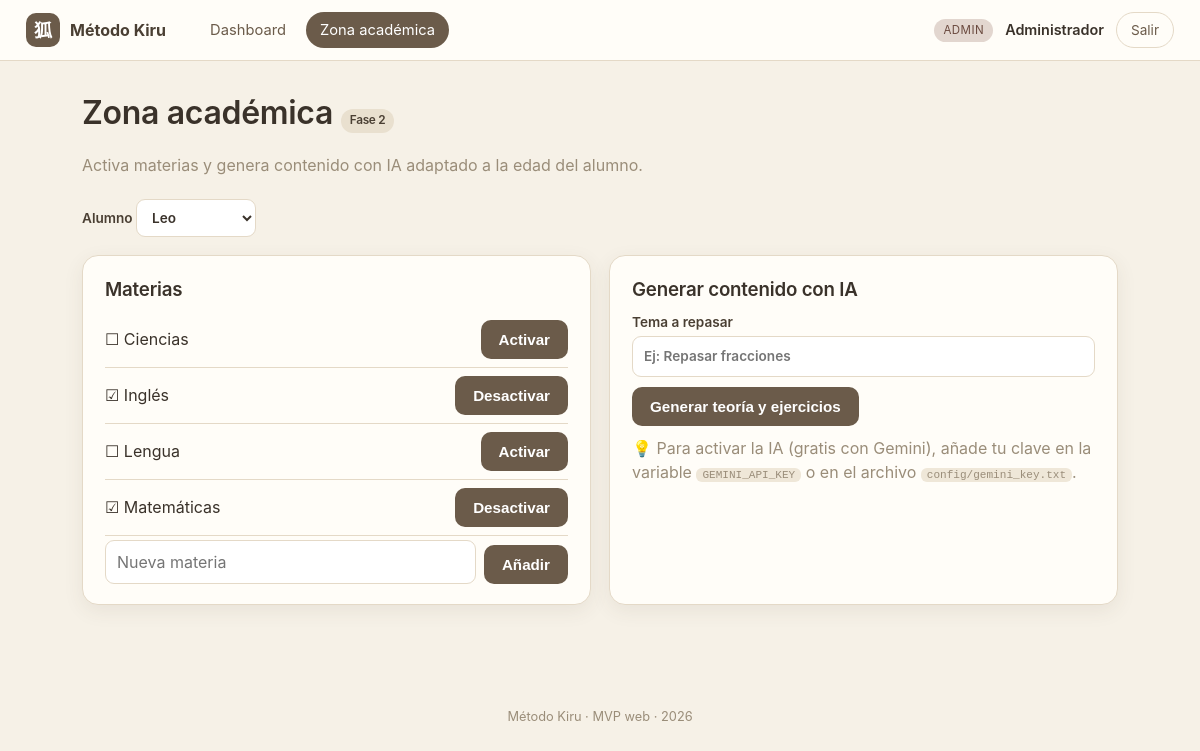
The page /mentor/academia.php?id=1 (signed in) on the database its author committed.
### tables this page shows
CREATE TABLE `usuarios` (
  `id` int(11) NOT NULL AUTO_INCREMENT,
  `username` varchar(50) NOT NULL,
  `password_hash` varchar(255) NOT NULL,
  `rol` enum('alumno','mentor','admin') NOT NULL,
  `nombre` varchar(100) NOT NULL,
  `creado_en` timestamp NOT NULL DEFAULT current_timestamp(),
  PRIMARY KEY (`id`),
  UNIQUE KEY `username` (`username`)
);

CREATE TABLE `materias` (
  `id` int(11) NOT NULL AUTO_INCREMENT,
  `alumno_id` int(11) NOT NULL,
  `nombre` varchar(100) NOT NULL,
  `activa` tinyint(1) DEFAULT 0,
  PRIMARY KEY (`id`)
);

### includes/functions.php (called while the page is built, shortened)
<?php
require_once __DIR__ . '/../config/db.php';
function e(?string $s): string
{
    return htmlspecialchars($s ?? '', ENT_QUOTES, 'UTF-8');
}
function url(string $path = ''): string
{
    return BASE_URL . '/' . ltrim($path, '/');
}
function asset(string $path): string
{
    $full = __DIR__ . '/../' . ltrim($path, '/');
    $v = @filemtime($full) ?: 1;
    return url($path) . '?v=' . $v;
}
function current_user(): ?array
{
    $stmt = db()->prepare('SELECT * FROM usuarios WHERE id = ?');
    $stmt->execute([$_SESSION['user_id']]);
    return $stmt->fetch() ?: null;
}

### config/db.php (called while the page is built, shortened)
<?php
function db(): PDO
{
    static $pdo = null;
    if ($pdo === null) {
        $dsn = 'mysql:host=' . DB_HOST . ';port=' . DB_PORT . ';dbname=' . DB_NAME . ';charset=utf8mb4';
        try {
            $pdo = new PDO($dsn, DB_USER, DB_PASS, [
                PDO::ATTR_ERRMODE            => PDO::ERRMODE_EXCEPTION,
                PDO::ATTR_DEFAULT_FETCH_MODE => PDO::FETCH_ASSOC,
                PDO::ATTR_EMULATE_PREPARES   => false,
            ]);
        } catch (PDOException $e) {
            die('<h2>Error de conexión a la base de datos.</h2>'
                . '<p>¿Has ejecutado <a href="' . BASE_URL . '/install.php">install.php</a>? '
                . '¿MySQL está encendido en XAMPP?</p>'
                . '<pre>' . htmlspecialchars($e->getMessage()) . '</pre>');
        }
    }
    return $pdo;
}

### mentor/academia.php (the view, shortened to what this page needs)
<?php
require_once __DIR__ . '/../includes/functions.php';
require_once __DIR__ . '/../includes/layout.php';
$user = require_login(['mentor', 'admin']);
if ($user['rol'] === 'admin') {
    $alumnos = db()->query("SELECT a.id, u.nombre FROM alumnos a JOIN usuarios u ON u.id=a.usuario_id ORDER BY u.nombre")->fetchAll();
} else {
    $st = db()->prepare("SELECT a.id, u.nombre FROM alumnos a JOIN usuarios u ON u.id=a.usuario_id WHERE a.mentor_id=? ORDER BY u.nombre");
    $st->execute([(int) $user['id']]);
    $alumnos = $st->fetchAll();
}
$aid = (int) ($_GET['id'] ?? $_POST['alumno_id'] ?? ($alumnos[0]['id'] ?? 0));
$materias = [];
if ($aid) {
    $st = db()->prepare('SELECT * FROM materias WHERE alumno_id=? ORDER BY nombre');
    $st->execute([$aid]);
    $materias = $st->fetchAll();
}
$nav = [['Dashboard', 'mentor/dashboard.php', false], ['Zona académica', 'mentor/academia.php', true]];
render_header('Zona académica', 'panel', '', $nav);
?>
<div class="page-head">
    <h1>Zona académica <span class="tag">Fase 2</span></h1>
    <p class="muted">Activa materias y genera contenido con IA adaptado a la edad del alumno.</p>
</div>
<form method="get" class="form-inline" style="margin-bottom:18px">
    <label style="margin:0">Alumno
        <select name="id" onchange="this.form.submit()">
            <?php foreach ($alumnos as $al): ?>
                <option value="<?= (int)$al['id'] ?>" <?= $aid === (int)$al['id'] ? 'selected' : '' ?>><?= e($al['nombre']) ?></option>
            <?php endforeach; ?>
        </select>
    </label>
</form>
<?php if (!$aid): ?>
    <div class="card"><p class="muted">No hay alumnos disponibles.</p></div>
<?php else: ?>
<div class="grid-2">
    <div class="card">
        <h3>Materias</h3>
        <ul class="editlist">
            <?php foreach ($materias as $m): ?>
                <li>
                    <span><?= $m['activa'] ? '☑' : '☐' ?> <?= e($m['nombre']) ?></span>
                    <form method="post" class="inline">
                        <button class="btn-sm"><?= $m['activa'] ? 'Desactivar' : 'Activar' ?></button>
                    </form>
                </li>
            <?php endforeach; ?>
        </ul>
        <form method="post" class="form-inline">
            <input type="text" name="nombre" placeholder="Nueva materia" required>
            <button class="btn-sm">Añadir</button>
        </form>
    </div>
    <div class="card">
        <h3>Generar contenido con IA</h3>
        <form method="post" class="form">
            <label>Tema a repasar
                <input type="text" name="tema" placeholder="Ej: Repasar fracciones" required>
            </label>
            <button class="btn">Generar teoría y ejercicios</button>
        </form>
        <?php if (!GEMINI_API_KEY): ?>
            <p class="muted" style="margin-top:10px">💡 Para activar la IA (gratis con Gemini), añade tu clave en la variable <code>GEMINI_API_KEY</code> o en el archivo <code>config/gemini_key.txt</code>.</p>
        <?php endif; ?>
    </div>
</div>
<?php endif; ?>
<?php render_footer(); ?>

### includes/layout.php (shortened to what this page needs)
<?php
require_once __DIR__ . '/functions.php';
function render_header(string $titulo, string $tema = 'panel', string $mundo = '', ?array $nav = null): void
{
    $user = current_user();
    $bodyClass = $tema === 'alumno' ? 'tema-alumno mundo-' . $mundo : 'tema-panel';
    ?>
<!DOCTYPE html>
<html lang="es">
<head>
    <link rel="stylesheet" href="<?= asset('assets/css/style.css') ?>">
</head>
<body class="<?= e($bodyClass) ?>">
<header class="topbar">
    <div class="brand">
        <span class="brand-mark">狐</span>
        <span class="brand-name"><?= e(APP_NAME) ?></span>
    </div>
    <?php if ($nav): ?>
    <nav class="mainnav">
        <?php foreach ($nav as $item): ?>
            <a href="<?= url($item[1]) ?>" class="<?= !empty($item[2]) ? 'active' : '' ?>"><?= e($item[0]) ?></a>
        <?php endforeach; ?>
    </nav>
    <?php endif; ?>
    <?php if ($user): ?>
    <div class="topbar-user">
        <span class="rolechip rol-<?= e($user['rol']) ?>"><?= e(ucfirst($user['rol'])) ?></span>
        <span class="uname"><?= e($user['nombre']) ?></span>
        <a class="btn-logout" href="<?= url('logout.php') ?>">Salir</a>
    </div>
    <?php endif; ?>
</header>
<main class="wrap">
<?php
}
function render_footer(): void
{
    ?>
</main>
<footer class="foot">Método Kiru · MVP web · <?= date('Y') ?></footer>
</body>
</html>
<?php
}

### assets/css/style.css (style rules this page uses)
:root { --arena: #e9e0cf; --crema: #f6f1e7; --crema2: #fffdf8; --marron: #6b5b4a; --marron-osc: #4a3f33; --oliva: #7c8a5a; --dorado: #c9a227; --texto: #3a322a; --muted: #9a8d79; --linea: #e4d9c7; --sombra: 0 6px 20px rgba(74, 63, 51, .08); --radio: 16px; }
* { box-sizing: border-box; }
body { margin: 0; font-family: -apple-system, "Segoe UI", system-ui, sans-serif; color: var(--texto); background: var(--crema); line-height: 1.5; }
a { color: var(--marron); }
h1, h2, h3, h4 { margin: 0 0 .4em; font-weight: 600; letter-spacing: -.01em; }
code { background: #efe7d8; padding: 1px 6px; border-radius: 6px; font-size: .85em; }
.muted { color: var(--muted); }
.topbar { display: flex; align-items: center; gap: 22px; padding: 12px 26px; background: var(--crema2); border-bottom: 1px solid var(--linea); position: sticky; top: 0; z-index: 20; }
.brand { display: flex; align-items: center; gap: 10px; font-weight: 700; }
.brand-mark { width: 34px; height: 34px; display: grid; place-items: center; border-radius: 10px; background: var(--marron); color: #fff; font-size: 18px; }
.brand-name { color: var(--marron-osc); }
.mainnav { display: flex; gap: 6px; margin-left: 8px; flex-wrap: wrap; }
.mainnav a { text-decoration: none; color: var(--marron); padding: 7px 14px; border-radius: 999px; font-size: .92rem; }
.mainnav a.active { background: var(--marron); color: #fff; }
.topbar-user { margin-left: auto; display: flex; align-items: center; gap: 12px; }
.uname { font-weight: 600; font-size: .9rem; }
.rolechip { font-size: .72rem; padding: 3px 9px; border-radius: 999px; background: var(--arena); color: var(--marron-osc); text-transform: uppercase; letter-spacing: .04em; }
.rol-admin { background: #e2d6cf; color: #6b4a3f; }
.btn-logout { text-decoration: none; font-size: .85rem; padding: 7px 14px; border-radius: 999px; border: 1px solid var(--linea); color: var(--marron); }
.wrap { max-width: 1080px; margin: 0 auto; padding: 28px 22px 60px; }
.page-head { margin-bottom: 18px; }
.foot { text-align: center; color: var(--muted); font-size: .8rem; padding: 24px; }
.grid-2 { display: grid; grid-template-columns: 1fr 1fr; gap: 18px; }
.card { background: var(--crema2); border: 1px solid var(--linea); border-radius: var(--radio); padding: 20px 22px; box-shadow: var(--sombra); margin-bottom: 18px; }
.btn, .btn-sm, button.btn, button.btn-sm { background: var(--marron); color: #fff; border: none; border-radius: 10px; padding: 11px 18px; font-size: .95rem; cursor: pointer; font-weight: 600; }
.btn-sm { padding: 8px 14px; font-size: .85rem; }
.form label, .form-inline label { display: block; font-size: .85rem; color: var(--marron-osc); margin-bottom: 10px; font-weight: 600; }
.form input, .form select, .form textarea, .form-inline input, .form-inline select { width: 100%; margin-top: 4px; padding: 9px 11px; border: 1px solid var(--linea); border-radius: 9px; font: inherit; background: #fff; color: var(--texto); }
.form-inline { display: flex; gap: 8px; align-items: flex-end; flex-wrap: wrap; }
.form-inline input, .form-inline select { width: auto; flex: 1; min-width: 120px; }
.inline { display: inline; }
.tag, .pill { display: inline-block; font-size: .74rem; padding: 3px 9px; border-radius: 999px; background: var(--arena); color: var(--marron-osc); font-weight: 600; }
.checklist, .objlist, .editlist { list-style: none; padding: 0; margin: 0; }
.editlist li { display: flex; justify-content: space-between; align-items: center; padding: 8px 0; border-bottom: 1px solid var(--linea); }
body { overflow-x: clip; }

### rows shown on the page
usuarios: rol "ADMIN", nombre "Administrador"
materias: nombre "Ciencias", activa "Activar"
materias: nombre "Inglés", activa "Desactivar"
materias: nombre "Lengua", activa "Activar"
materias: nombre "Matemáticas", activa "Desactivar"

### other values the page prints
APP_NAME "Método Kiru"
$item[0] "Dashboard"
$item[0] "Zona académica"
form field id "Leo"
